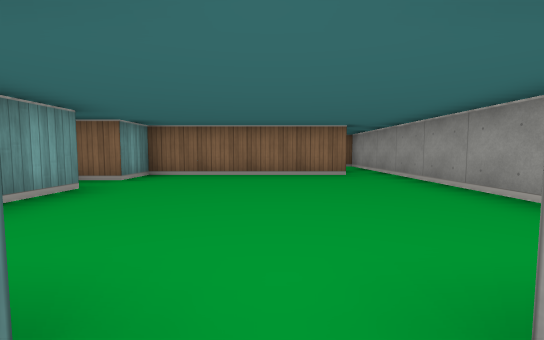
view 1 (above)

17 first-person views from a walk through a cub3D maze. The camera is about half as high as the walls, tilts 4° down and sees 90° across. The floor is counted in squares. Each view is taken from the middle of a square. On the plan, view 1 faces up. The plan holds only what a view shows up to about 9 squares ahead; the rest is blank.

view 2
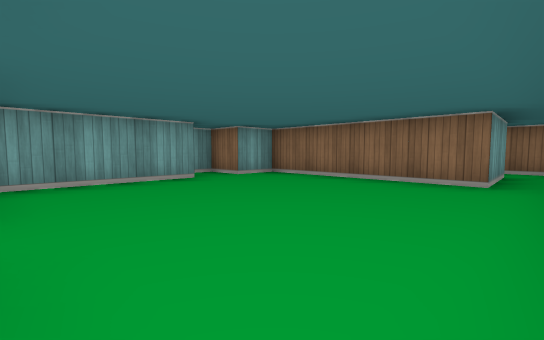

view 3
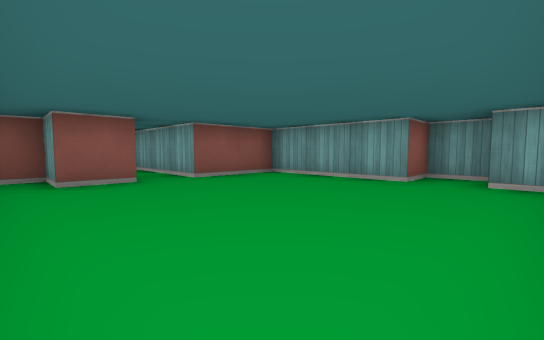

view 4
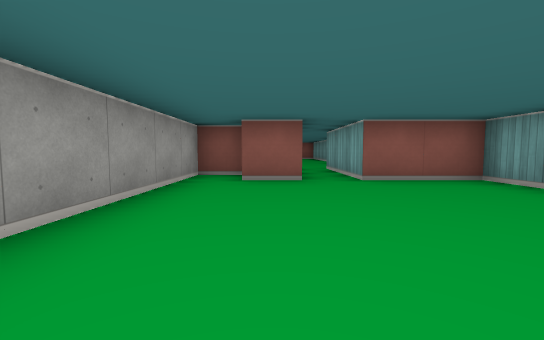

view 5
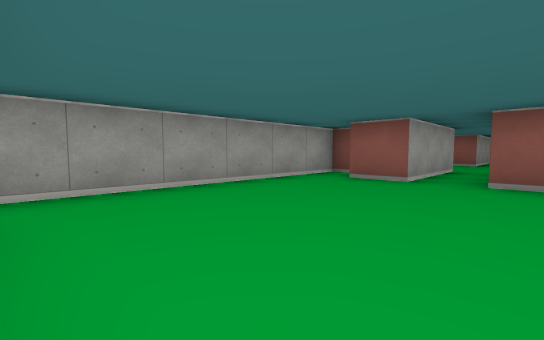

view 6
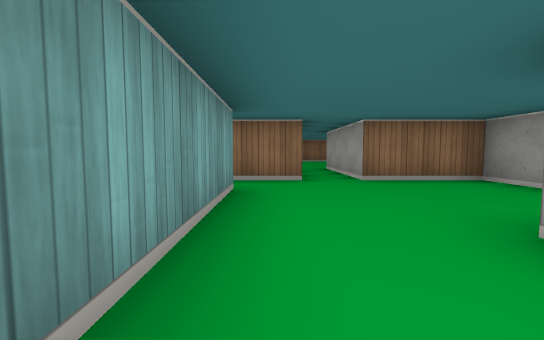

view 7
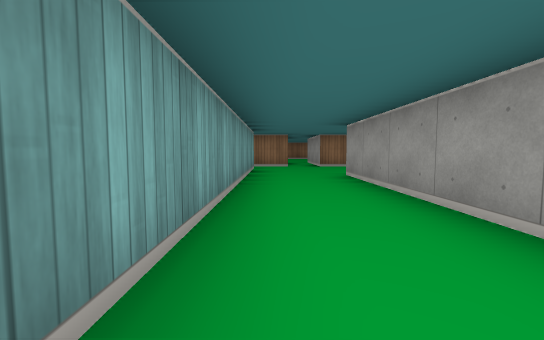

view 8
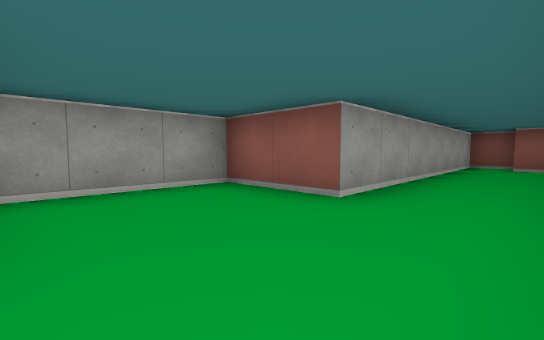

view 9
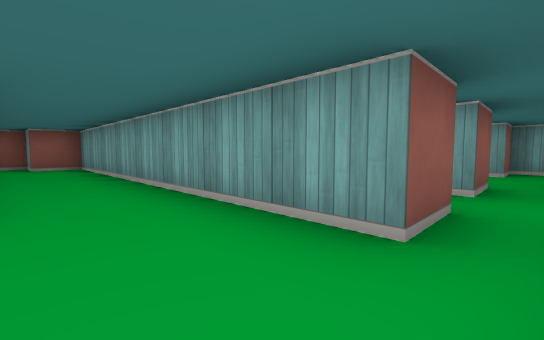

view 10
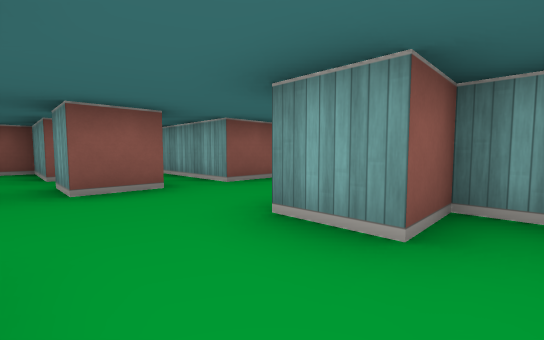

view 11
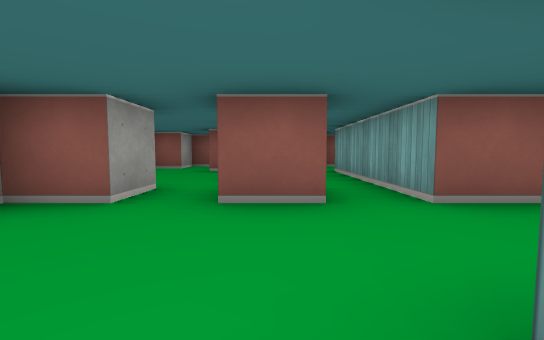

view 12
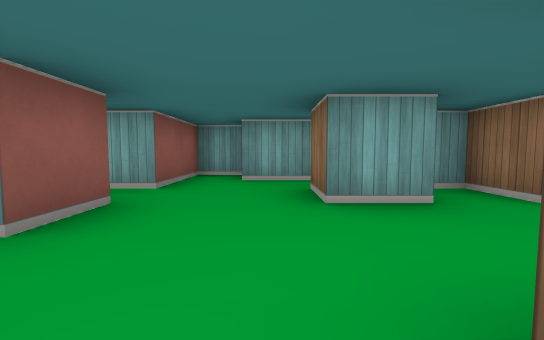

view 13
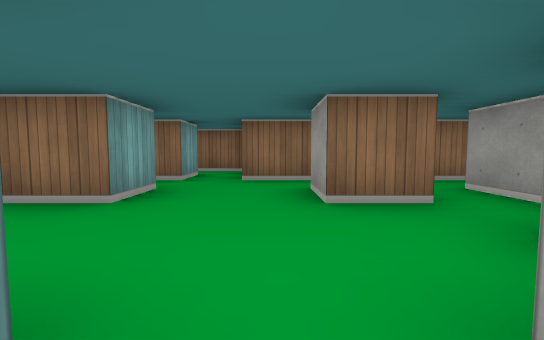

view 14
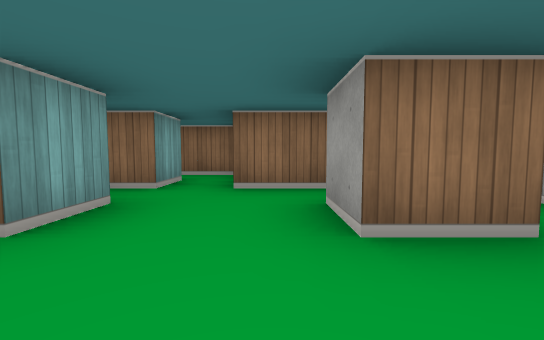

view 15
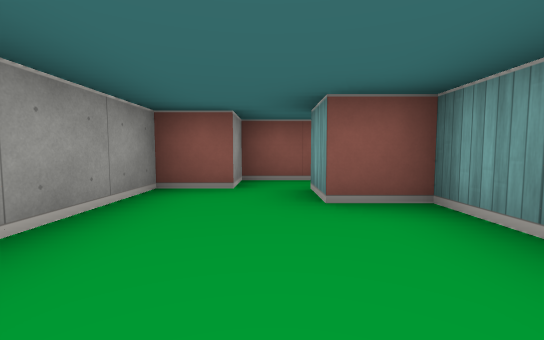

view 16
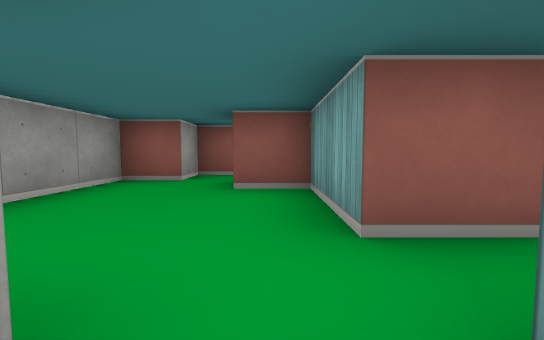

view 17
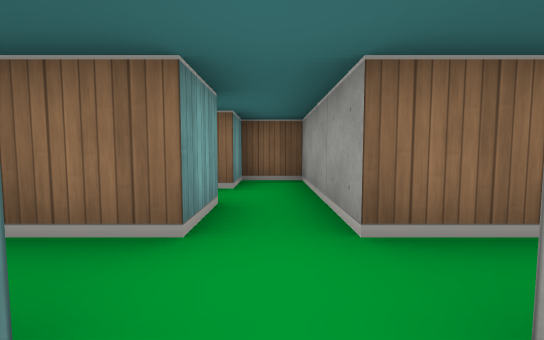

### Floor plan
Ten units are one square. View 1 is at (0, 0); x grows to the right and y downward. Boxes are objects, and circles mark ways between rooms. Rooms are numbered by the first view taken in them; rooms with no view inside come last. Other rooms are left out.
<svg viewBox="-100 -70 130 200">
<path fill="none" stroke="#000" d="M15 -55 -25 -55 -25 -45 -35 -45 -35 -35 -25 -35 -25 -5 -5 -5 -5 25M5 25 5 -5 15 -5 15 5 25 5 25 -55M-25 35 -15 35 -15 115 -5 115 -5 125 5 125 5 55 25 55 25 25 5 25M-5 25 -25 25M-45 75 -45 65 -35 65M-66 65 -55 65 -55 75M-34 45 -45 45 -45 35 -35 35M-25 45 -25 35M-66 85 -55 85 -55 105 -45 105 -45 115M-85 42 -85 55M-25 25 -25 -5 -35 -5M-95 55 -95 65 -75 65 -75 105M-65 15 -65 25 -75 25 -75 35 -65 35 -65 45 -75 45M-35 15 -35 25 -55 25M-56 5 -69 5M-48 125 -35 125 -35 115 -25 115 -25 94"/>
<circle cx="0" cy="30" r="3" fill="#2a7"/>
<circle cx="-20" cy="30" r="3" fill="#2a7"/>
<text x="0" y="-30">1</text>
<text x="0" y="60">2</text>
<text x="-50" y="60">3</text>
</svg>
Room 1 opens to room 2. Room 2 opens to room 3.

Where each view was taken, in squares from view 1:
view 1: 0 up, 0 right, facing up
view 2: 1 up, 2 right, facing up-left
view 3: 5 up, 2 right, facing down-left
view 4: 5 up, 1 right, facing down
view 5: 5 up, 1 left, facing down-right
view 6: 7 down, 1 left, facing up
view 7: 11 down, 1 left, facing up
view 8: 3 down, 1 left, facing down-right
view 9: 3 down, 0 right, facing down-left
view 10: 3 down, 5 left, facing down-left
view 11: 4 down, 6 left, facing down
view 12: 5 down, 4 left, facing left
view 13: 7 down, 5 left, facing up
view 14: 6 down, 5 left, facing up
view 15: 8 down, 4 left, facing down
view 16: 7 down, 5 left, facing down
view 17: 4 down, 3 left, facing up
